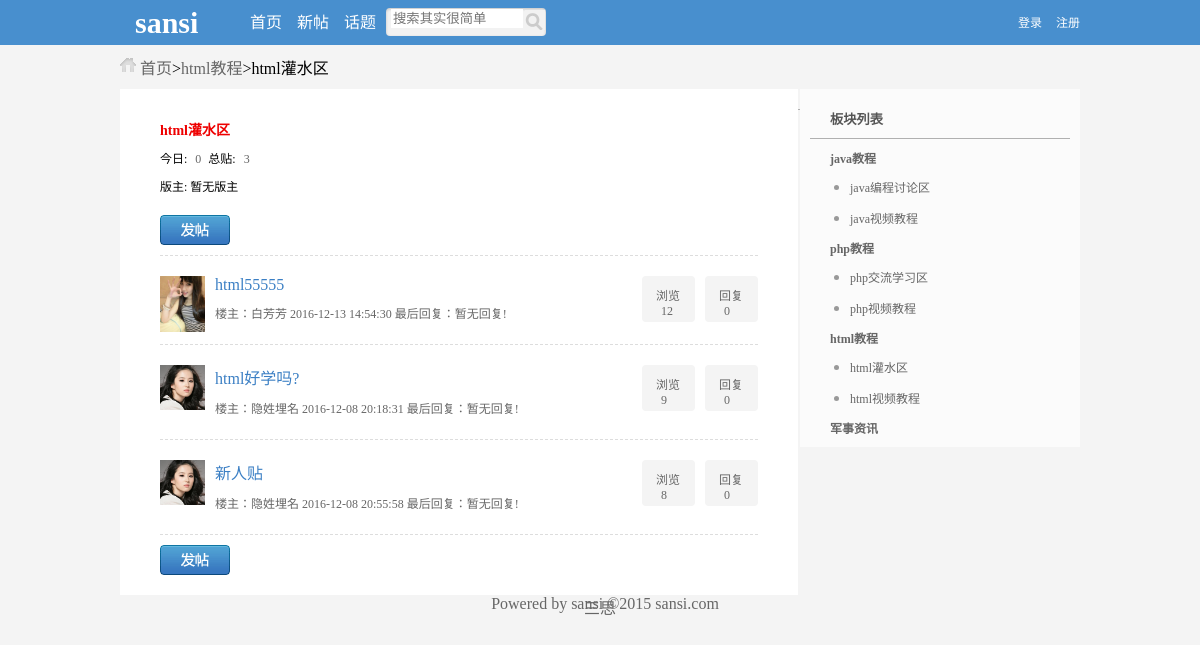
Page /front/son_list.php?id=23 on the committed database.
### tables this page shows
CREATE TABLE `sansi_user_admin` (
  `id` int(11) NOT NULL COMMENT '板块id',
  `name` varchar(30) NOT NULL COMMENT '父板块名称',
  `sort` int(11) NOT NULL DEFAULT '0' COMMENT '排序'
);

CREATE TABLE `sansi_son_admin` (
  `id` int(10) UNSIGNED NOT NULL COMMENT '子版块id',
  `father_id` int(10) UNSIGNED NOT NULL COMMENT '父板块外键',
  `son_name` varchar(50) NOT NULL COMMENT '子版块名称',
  `intro` varchar(300) NOT NULL COMMENT '子版块简介',
  `vip_id` int(10) UNSIGNED NOT NULL COMMENT '会员id',
  `sort` int(10) UNSIGNED NOT NULL DEFAULT '0' COMMENT '排序'
);

CREATE TABLE `sansi_content` (
  `id` int(10) UNSIGNED NOT NULL COMMENT '帖子的id',
  `son_id` int(10) UNSIGNED NOT NULL COMMENT '子板块id',
  `title` varchar(255) NOT NULL COMMENT '帖子标题',
  `content` text NOT NULL COMMENT '帖子内容',
  `time` datetime NOT NULL COMMENT '发帖时间',
  `member_id` int(11) NOT NULL COMMENT '会员id',
  `times` int(10) UNSIGNED NOT NULL DEFAULT '0' COMMENT '帖子浏览次数'
);

CREATE TABLE `sansi_members` (
  `id` int(10) UNSIGNED NOT NULL COMMENT '会员id号',
  `name` varchar(30) NOT NULL COMMENT '会员登录账号',
  `pwd` varchar(32) NOT NULL COMMENT '会员登录密码',
  `photo` blob,
  `register_time` datetime NOT NULL COMMENT '注册时间',
  `last_time` datetime NOT NULL COMMENT '最后登录时间'
);

### front/father.list.page.php (called while the page is built, shortened)
<?php
function pageList($page_count,$pageSize,$btn_num=3,$page='page'){
    $num = ceil($page_count/$pageSize);
    $array = parse_url($_SERVER['REQUEST_URI']);
    if(isset($array['query'])){
        parse_str($array['query'],$arr_query);
        unset($arr_query[$page]);
        if(empty($arr_query)){
            $url = "{$array['path']}?$page=";
        }else{
            $str = http_build_query($arr_query);
            $url = "{$array['path']}?{$str}&$page=";
        }
    }else{
        $url = "{$array['path']}?$page=";
    }
    $start = ($_GET[$page]-1)*$pageSize;
    $limit = "limit {$start},{$pageSize}";
    $html = '';
if($btn_num >= $num){
    for($i=1;$i<=$num;$i++){
        if($i==$_GET[$page]){
            $html[$i] = "<span class='spandown'>$i </span>";
        }else{
            $html[$i] = "<a href='{$url}{$i}'>$i</a> ";
        }
    }
    }
    $html = implode(' ',$html);
    $date = array('html'=>$html,'limit'=>$limit);
    return $date;
}
?>

### front/son_list.php (the view, shortened to what this page needs)
<?php
include_once 'header.inc.php';
$link = new PDO('mysql:host=localhost;dbname=sansi_admin','root','123456');
$sql = "SELECT * FROM sansi_son_admin WHERE id={$_GET['id']}";
$rel = $link->query($sql);
$date_son = '';
foreach($rel as $date_son){
}
$sqlfather = "SELECT * FROM sansi_user_admin WHERE id={$date_son['father_id']}";
$rel = $link->query($sqlfather);
$date_father='';
foreach($rel as $date_father){
}
$sqlcontent = "SELECT COUNT(*) FROM sansi_content WHERE son_id={$_GET['id']}";
$res = $link->query($sqlcontent);
$all_count = $res->fetchColumn();
$sqltady = "SELECT COUNT(*) FROM sansi_content WHERE son_id ={$_GET['id']} AND time>CURRENT_DATE ";
$reldaty = $link->query($sqltady);
$tady_count = $reldaty->fetchColumn();
?>
<div class="banner">
    <a href="index.php" class="yy">首页</a>&gt;<a href="father_list.php?id=<?php echo $date_father['id'] ?>" class="tow"><?php echo $date_father['name'] ?></a>&gt;<?php echo $date_son['son_name'] ?>
</div>
<div class="box_content">
    <div class="content1">
        <h3><?php echo $date_son['son_name'] ?></h3>
        <div class="bx">
            今日:
            <span><?php echo $tady_count ?></span>
            总贴:
            <span><?php echo $all_count ?></span>
        </div>
        <div class="pa">版主:
            <?php echo '暂无版主'; ?>
        </div>
        <div class="pages">
            <a href="publish.php?sonid=<?php echo $_GET['id']; ?>" target="_blank" class="publish btns"></a>
                <?php
                include_once 'father.list.page.php';
                $date = pageList($all_count,3);
                ?>
        </div>
        <?php
        $content_sql = "select sansi_content.title,sansi_content.id,sansi_content.time,sansi_content.times,sansi_members.name,sansi_members.photo from
sansi_content,sansi_members where
sansi_content.son_id={$_GET['id']} AND
sansi_content.member_id=sansi_members.id {$date['limit']}";
        $content_query = $link->query($content_sql);
        foreach($content_query as $date_content){
        $sqlnunm = "select COUNT(*) from sansi_reply WHERE content_id={$date_content['id']}";
        $numrel = $link->query($sqlnunm);
        $num = $numrel->fetchColumn();
        ?>
        <ul class="content_list">
            <li>
                <a href=""><img src="<?php if(!$date_content['photo'] == ''){echo $date_content['photo']; }else{echo './style/photo.jpg';} ?>"></a>
                <a href="content_show.php?contentid=<?php echo $date_content['id']; ?>" target="_blank" class="a2"><?php echo $date_content['title']; ?></a>
                <p class="p1">回复<span><?php echo $num; ?></span></p>
                <p class="p2">浏览<span><?php echo $date_content['times']; ?></span></p>
                <p class="div_down">楼主：<?php echo $date_content['name'] ?> <?php echo $date_content['time'] ?>    最后回复：<?php
                    $sqlretime = "select MAX(time) from sansi_reply WHERE content_id={$date_content['id']}";
                    $querytime = $link->query($sqlretime);
                    foreach($querytime as $lastretime){
                        if($lastretime['MAX(time)'] != ''){
                            echo $lastretime['MAX(time)'];
                        }else{
                            echo '暂无回复!';
                        }
                    } ?></p>
            </li>
            <?php  } ?>
            <div class="bx_bottom">
                <a href="publish.php" target="_blank" class="publish btns"></a>
            </div>
    </div>
    <div class="right_list">
        <h5>板块列表</h5>
        <?php
        $father_list_sql = "select * from sansi_user_admin";
        $father_list_query = $link->query($father_list_sql);
        foreach($father_list_query as $father_list_date){?>
            <ul>
                <h2><a href="father_list.php?id=<?php echo $father_list_date['id'] ?>"><?php echo $father_list_date['name'];?></a></h2>
                <?php
                $son_list_sql = "select * from sansi_son_admin where father_id={$father_list_date['id']}";
                $son_list_query = $link->query($son_list_sql);
                foreach($son_list_query as $son_list_date){?>
                    <li><a href="son_list.php?id=<?php echo $son_list_date['id'];?>"><?php echo $son_list_date['son_name'];?></a></li>
                <?php } ?>
            </ul>
        <?php } ?>
    </div>
</div>
<?php include_once 'footer.inc.php'; ?>

### front/style/fegister.css (style rules this page uses)
body { background: #f4f4f4; }
body, li, a { margin: 0px; list-style-type: none; text-decoration: none; }
.banner { width: 960px; margin: 10px auto; background:url('style_icon.png') 0 -57px no-repeat; }
.yy { margin-left:20px; }
.banner a { color:#666; }
span { display:inline-block; width:300px; margin:0 0 0 5px; color:#666; }

### front/style/index.css (style rules this page uses)
body { margin: 0px; padding: 0px; background:#f4f4f4 }
a { text-decoration: none; }
h2 { font-size: 12px; padding-left:15px; font-family: Tahoma; }
h2 a { font-size: 14px; color:#333; font-weight: bold; }

### front/style/father_list.css (style rules this page uses)
ul,a { margin:0; padding:0; }
.box_content { width: 960px; margin: 10px auto; }
.content1 { display:inline-block; float:left; width:638px; padding:20px; background: white; }
h3 { color:#EE0000; margin:10px 0 10px 20px; font-size:14px; }
.bx { font-size:12px; margin-left:20px; margin-top:10px; }
.bx span { width:10px; }
.pa { margin:10px 0 10px 20px; font-size:12px; padding-bottom:10px; }
.pages { height:40px; margin:10px 20px; border-bottom:1px dashed #ddd; }
a.publish { display:block; float:left; width:70px; height:30px; }
a.btns { background:url('bg.png') 0 0 no-repeat; }
.bx_bottom { clear:both; margin:10px 20px; }
.content_list { clear:both; }
li img { float:left; width:45px; margin:0; display:inline; }
.content_list li { margin:10px 20px; padding:10px 0; border-bottom: 1px dashed #ddd; }
.div_down { width:400px; margin-top:10px; font-size:12px; color:#666; margin-left: 10px; display:inline-block; }
.a1,.a2 { color:#3b7fc4; margin-left: 10px; }
.p1,.p2 { float:right; width:35px; height:36px; display:inline-block; margin:0; background: #f4f4f4; color:#666; padding:10px 4px 0 14px; border-radius:4px; font-size:12px; }
.p2 { margin-right:10px; }
.right_list { width:260px; background:#fbfbfb; padding:10px; float:right; }
.right_list h5 { border-bottom: 1px solid #b0b0b0; font-weight: bold; color:#555; padding:10px 20px; margin:0 0 10px 0px; }
.right_list a { color:#666; font-size:12px; }
.right_list h2 { padding:0; margin:10px 0 0 20px; }
.right_list li { list-style-type:disc; color:#999; line-height:20px; margin-left:40px; margin-top:10px; }

### rows in the picture
sansi_user_admin: name "html教程"
sansi_son_admin: son_name "html灌水区"
sansi_content: sansi_members.photo (picture), title "html55555", num "0", times "12", sansi_members.name "白芳芳", time "2016-12-13 14:54:30"
sansi_content: sansi_members.photo (picture), title "html好学吗?", num "0", times "9", sansi_members.name "隐姓埋名", time "2016-12-08 20:18:31"
sansi_content: sansi_members.photo (picture), title "新人贴", num "0", times "8", sansi_members.name "隐姓埋名", time "2016-12-08 20:55:58"
sansi_user_admin: name "java教程"
sansi_son_admin: son_name "java编程讨论区"
sansi_son_admin: son_name "java视频教程"
sansi_user_admin: name "php教程"
sansi_son_admin: son_name "php交流学习区"
sansi_son_admin: son_name "php视频教程"
sansi_son_admin: son_name "html视频教程"
sansi_user_admin: name "军事资讯"

### other values in the picture
$tady_count "0"
$all_count "3"
